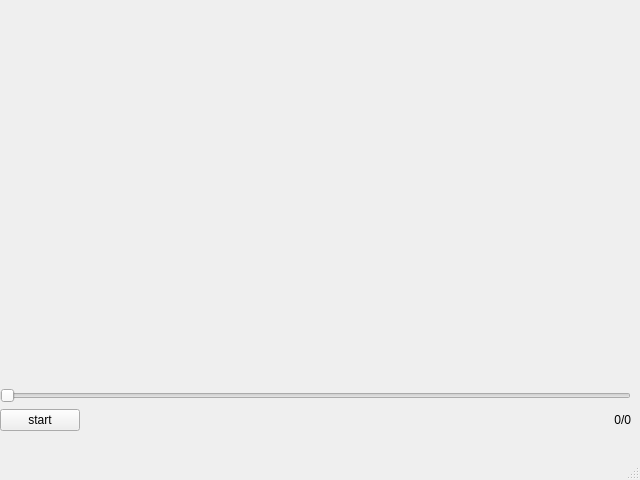
<?xml version="1.0" encoding="UTF-8"?>
<ui version="4.0">
 <class>MediaPlayer</class>
 <widget class="QMainWindow" name="MediaPlayer">
  <property name="geometry">
   <rect>
    <x>0</x>
    <y>0</y>
    <width>640</width>
    <height>480</height>
   </rect>
  </property>
  <property name="sizePolicy">
   <sizepolicy hsizetype="Expanding" vsizetype="Expanding">
    <horstretch>0</horstretch>
    <verstretch>0</verstretch>
   </sizepolicy>
  </property>
  <property name="windowTitle">
   <string>MainWindow</string>
  </property>
  <widget class="QWidget" name="centralwidget">
   <property name="sizePolicy">
    <sizepolicy hsizetype="Expanding" vsizetype="Expanding">
     <horstretch>0</horstretch>
     <verstretch>0</verstretch>
    </sizepolicy>
   </property>
   <property name="maximumSize">
    <size>
     <width>1920</width>
     <height>1080</height>
    </size>
   </property>
   <property name="sizeIncrement">
    <size>
     <width>0</width>
     <height>0</height>
    </size>
   </property>
   <widget class="QWidget" name="verticalLayoutWidget">
    <property name="geometry">
     <rect>
      <x>0</x>
      <y>0</y>
      <width>631</width>
      <height>431</height>
     </rect>
    </property>
    <layout class="QVBoxLayout" name="verticalLayout" stretch="90,5,5">
     <item>
      <widget class="QWidget" name="widget" native="true"/>
     </item>
     <item>
      <widget class="QSlider" name="slider">
       <property name="orientation">
        <enum>Qt::Horizontal</enum>
       </property>
      </widget>
     </item>
     <item>
      <layout class="QHBoxLayout" name="horizontalLayout" stretch="1,20">
       <property name="spacing">
        <number>20</number>
       </property>
       <property name="sizeConstraint">
        <enum>QLayout::SetDefaultConstraint</enum>
       </property>
       <item>
        <widget class="QPushButton" name="pushButton">
         <property name="text">
          <string>start</string>
         </property>
        </widget>
       </item>
       <item>
        <widget class="QLabel" name="progress">
         <property name="text">
          <string>0/0</string>
         </property>
         <property name="alignment">
          <set>Qt::AlignRight|Qt::AlignTrailing|Qt::AlignVCenter</set>
         </property>
        </widget>
       </item>
      </layout>
     </item>
    </layout>
   </widget>
  </widget>
  <widget class="QMenuBar" name="menubar">
   <property name="geometry">
    <rect>
     <x>0</x>
     <y>0</y>
     <width>640</width>
     <height>23</height>
    </rect>
   </property>
  </widget>
  <widget class="QStatusBar" name="statusbar"/>
 </widget>
 <resources/>
 <connections/>
</ui>
